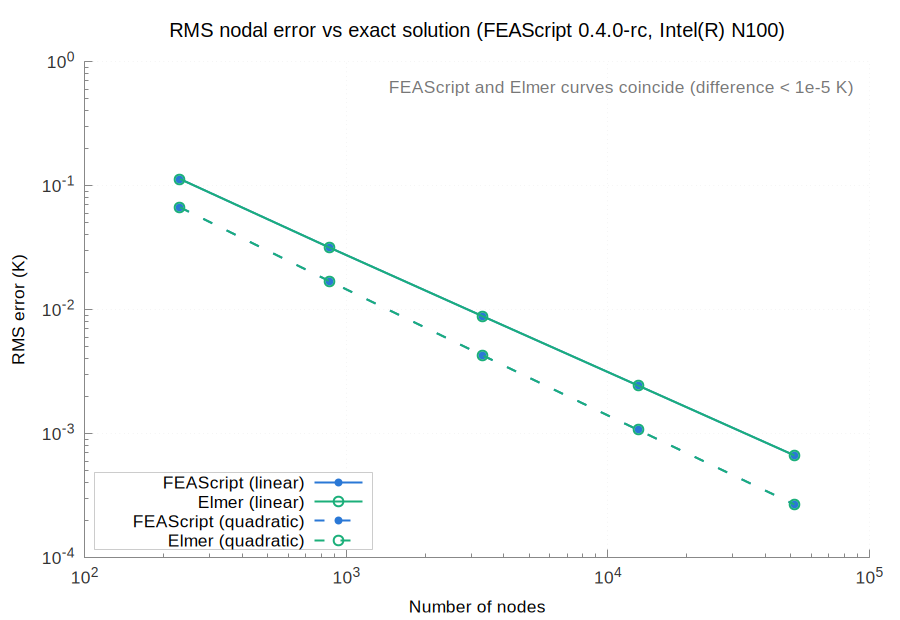

Write gnuplot code to recreate this figure.
set terminal pngcairo size 900,620 font 'Arial,13'
set border 3 lc rgb '#888888'; set tics nomirror tc rgb '#333333'
set grid lc rgb '#e6e6e6' lw 1; set key top left box lc rgb '#cccccc' opaque
set logscale xy; set format y '10^{%L}'; set format x '10^{%L}'
set output 'accuracy.png'
set title 'RMS nodal error vs exact solution (FEAScript 0.4.0-rc, Intel(R) N100)' font 'Arial,15'
set xlabel 'Number of nodes'
set ylabel 'RMS error (K)'
set key bottom left
set label 'FEAScript and Elmer curves coincide (difference < 1e-5 K)' at graph 0.98,0.95 right tc rgb '#777777'
plot 'err_linear_FEAScript.dat' u 1:2 w lp lw 2 dt 1 pt 7 ps 1.0 lc rgb '#2a78d6' t 'FEAScript (linear)', \
     'err_linear_Elmer.dat' u 1:2 w lp lw 2 dt 1 pt 6 ps 1.6 lc rgb '#1baf7a' t 'Elmer (linear)', \
     'err_quadratic_FEAScript.dat' u 1:2 w lp lw 2 dt 2 pt 7 ps 1.0 lc rgb '#2a78d6' t 'FEAScript (quadratic)', \
     'err_quadratic_Elmer.dat' u 1:2 w lp lw 2 dt 2 pt 6 ps 1.6 lc rgb '#1baf7a' t 'Elmer (quadratic)'
